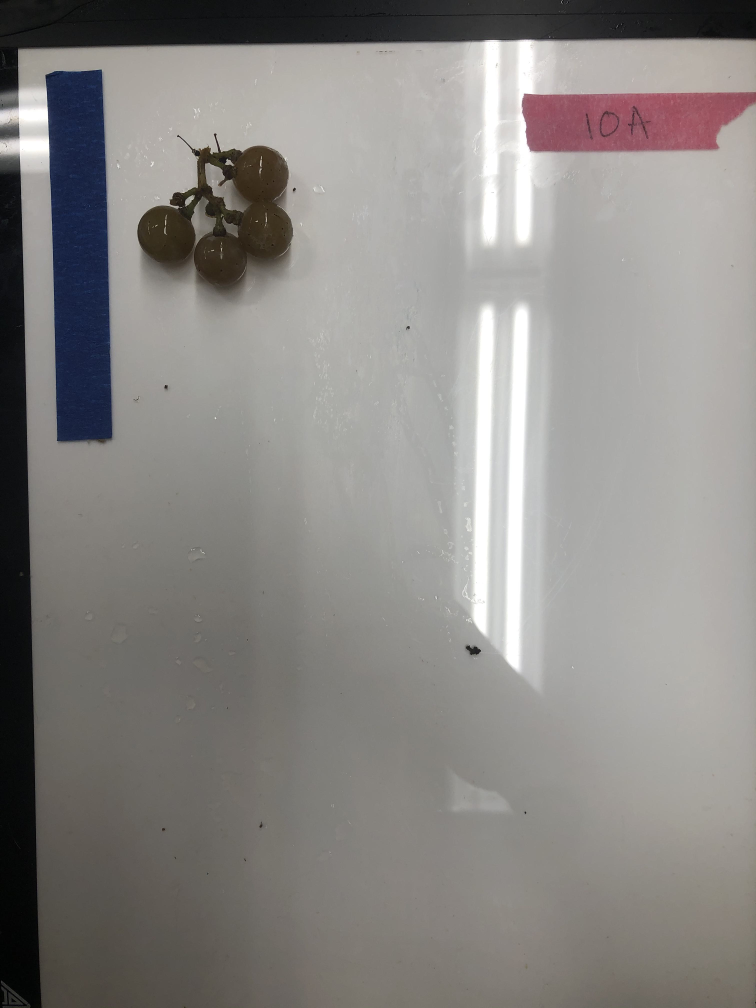
#> input picture samples/10A_back_grape.jpg, 3024 x 4032 px (shown at 1/4 size); its folder holds 4 pictures in this run
$ python check.py
#> lines starting #> are read from the running program, lines starting #| are printed output that depends on the picture
from PIL import Image
import os

# Define the directory containing the images
image_directory = './samples'

# Loop through each file in the directory
for filename in os.listdir(image_directory):
    if filename.lower().endswith(('.png', '.jpg', '.jpeg', '.bmp', '.gif')):
        # Construct the full file path
        file_path = os.path.join(image_directory, filename)
        # Open the image
        with Image.open(file_path) as img:
            # Rotate the image 270 degrees
#> img is the input picture: PIL image 3024x4032 RGB; mean R, G, B 138.1, 135.4, 132.6
            rotated_img = img.rotate(270, expand=True)
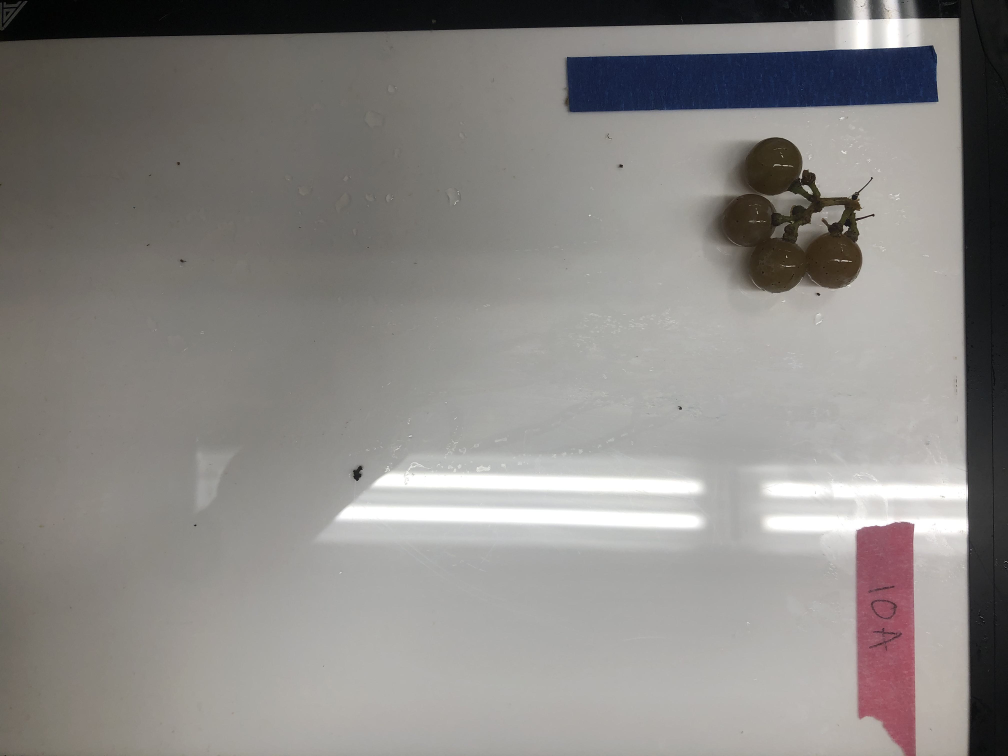
#> rotated_img: PIL image 4032x3024 RGB (shown at 1/4 size); mean R, G, B 138.1, 135.4, 132.6
            # Save the rotated image back to the same file
            rotated_img.save(file_path)
#> pass 2 of the loop `for filename in os.listdir(image_directory):`:
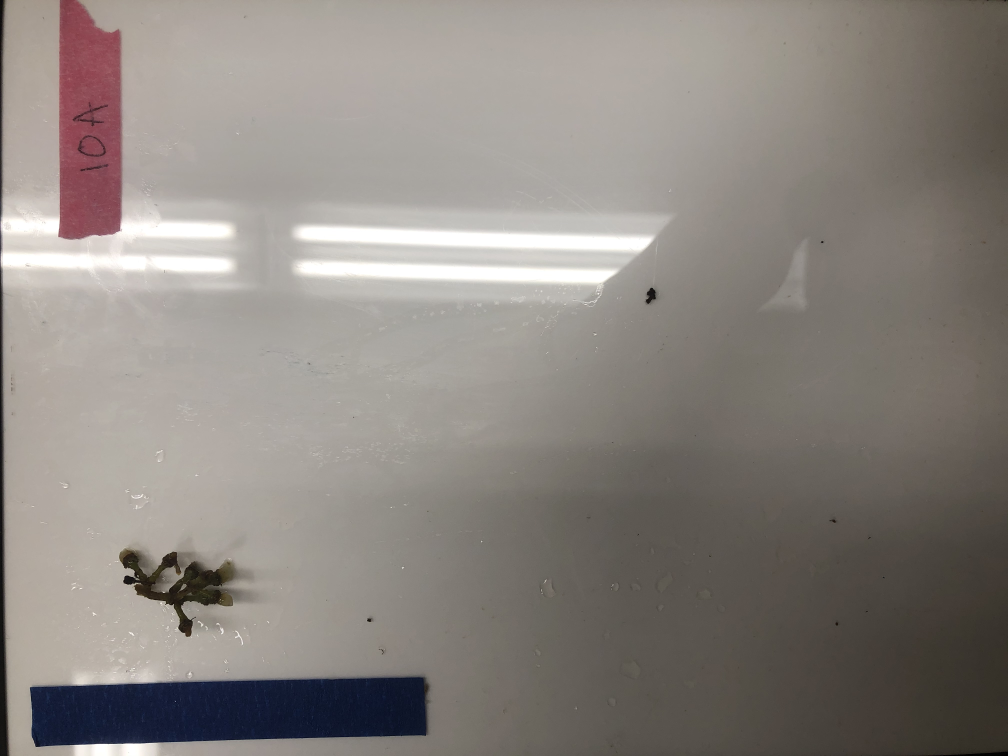
#> input picture samples/10A_back_rachis.jpg, 4032 x 3024 px (shown at 1/4 size)
#> img is the input picture: PIL image 4032x3024 RGB; mean R, G, B 139.4, 133.3, 128
#> `rotated_img = img.rotate(270, expand=True)`:
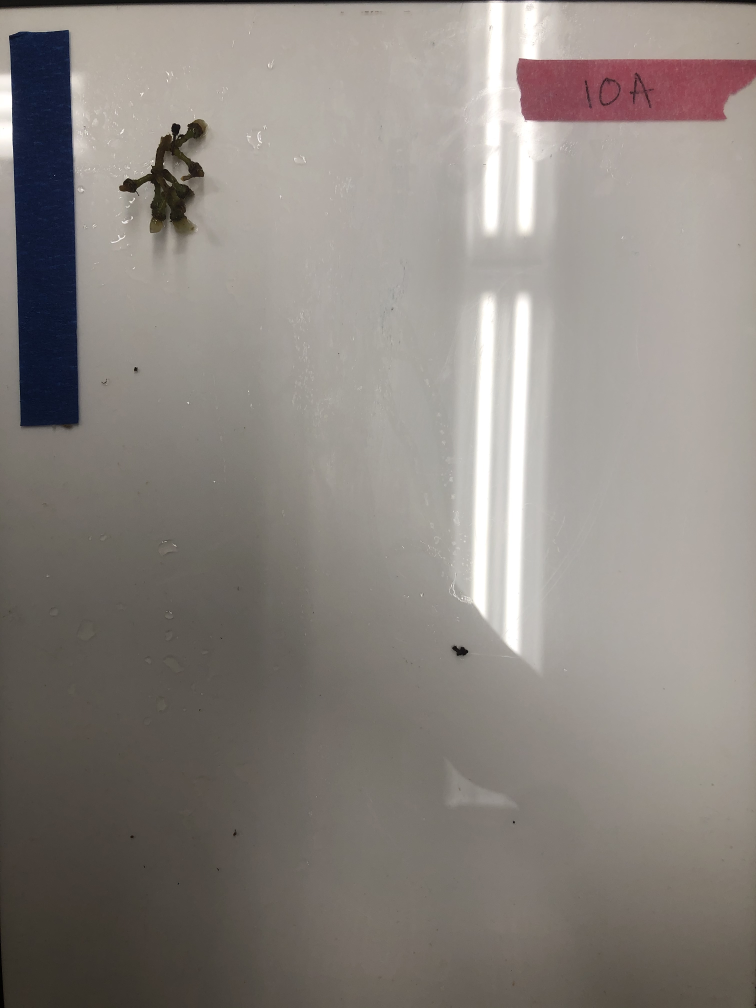
#> rotated_img: PIL image 3024x4032 RGB (shown at 1/4 size); mean R, G, B 139.4, 133.3, 128
#> pass 3 of the loop `for filename in os.listdir(image_directory):`:
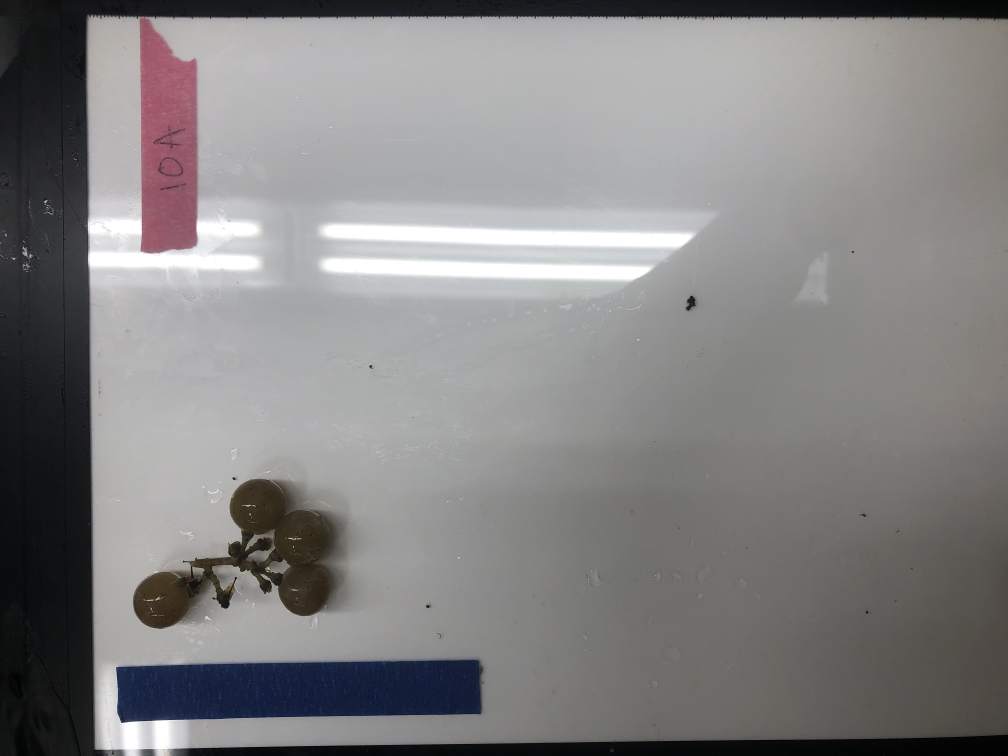
#> input picture samples/10A_front_grape.jpg, 4032 x 3024 px (shown at 1/4 size)
#> img is the input picture: PIL image 4032x3024 RGB; mean R, G, B 132.3, 131.1, 131.3
#> `rotated_img = img.rotate(270, expand=True)`:
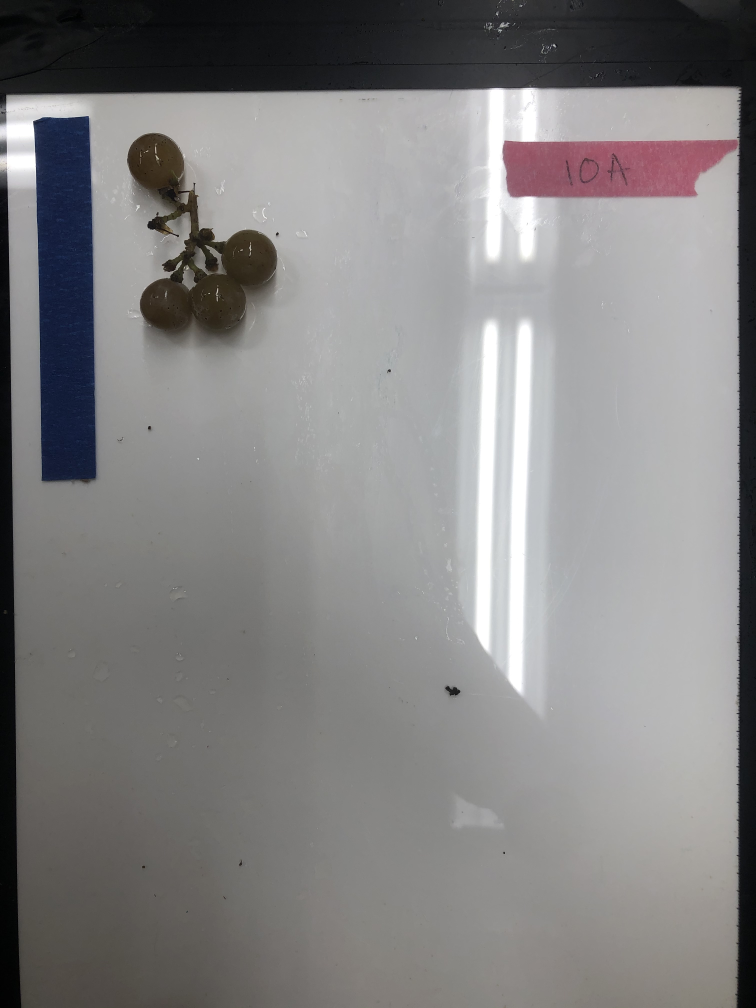
#> rotated_img: PIL image 3024x4032 RGB (shown at 1/4 size); mean R, G, B 132.3, 131.1, 131.3
#> the loop made 4 passes; the first 3 are shown

# Print a message when done
print("All images in the directory have been rotated and saved.")
